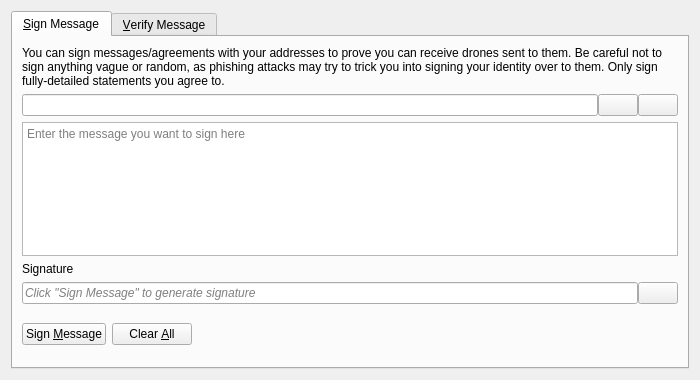
<?xml version="1.0" encoding="UTF-8"?>
<ui version="4.0">
 <class>SignVerifyMessageDialog</class>
 <widget class="QDialog" name="SignVerifyMessageDialog">
  <property name="geometry">
   <rect>
    <x>0</x>
    <y>0</y>
    <width>700</width>
    <height>380</height>
   </rect>
  </property>
  <property name="windowTitle">
   <string>Signatures - Sign / Verify a Message</string>
  </property>
  <property name="modal">
   <bool>true</bool>
  </property>
  <layout class="QVBoxLayout" name="verticalLayout">
   <item>
    <widget class="QTabWidget" name="tabWidget">
     <property name="currentIndex">
      <number>0</number>
     </property>
     <widget class="QWidget" name="tabSignMessage">
      <attribute name="title">
       <string>&amp;Sign Message</string>
      </attribute>
      <layout class="QVBoxLayout" name="verticalLayout_SM">
       <item>
        <widget class="QLabel" name="infoLabel_SM">
         <property name="text">
          <string>You can sign messages/agreements with your addresses to prove you can receive drones sent to them. Be careful not to sign anything vague or random, as phishing attacks may try to trick you into signing your identity over to them. Only sign fully-detailed statements you agree to.</string>
         </property>
         <property name="textFormat">
          <enum>Qt::PlainText</enum>
         </property>
         <property name="wordWrap">
          <bool>true</bool>
         </property>
        </widget>
       </item>
       <item>
        <layout class="QHBoxLayout" name="horizontalLayout_1_SM">
         <property name="spacing">
          <number>0</number>
         </property>
         <item>
          <widget class="QValidatedLineEdit" name="addressIn_SM">
           <property name="toolTip">
            <string>The Assimilation Coin address to sign the message with</string>
           </property>
          </widget>
         </item>
         <item>
          <widget class="QPushButton" name="addressBookButton_SM">
           <property name="toolTip">
            <string>Choose previously used address</string>
           </property>
           <property name="text">
            <string/>
           </property>
           <property name="icon">
            <iconset resource="../bitcoin.qrc">
             <normaloff>:/icons/address-book</normaloff>:/icons/address-book</iconset>
           </property>
           <property name="shortcut">
            <string>Alt+A</string>
           </property>
           <property name="autoDefault">
            <bool>false</bool>
           </property>
          </widget>
         </item>
         <item>
          <widget class="QPushButton" name="pasteButton_SM">
           <property name="toolTip">
            <string>Paste address from clipboard</string>
           </property>
           <property name="text">
            <string/>
           </property>
           <property name="icon">
            <iconset resource="../bitcoin.qrc">
             <normaloff>:/icons/editpaste</normaloff>:/icons/editpaste</iconset>
           </property>
           <property name="shortcut">
            <string>Alt+P</string>
           </property>
           <property name="autoDefault">
            <bool>false</bool>
           </property>
          </widget>
         </item>
        </layout>
       </item>
       <item>
        <widget class="QPlainTextEdit" name="messageIn_SM">
         <property name="toolTip">
          <string>Enter the message you want to sign here</string>
         </property>
         <property name="placeholderText">
          <string>Enter the message you want to sign here</string>
         </property>
        </widget>
       </item>
       <item>
        <widget class="QLabel" name="signatureLabel_SM">
         <property name="text">
          <string>Signature</string>
         </property>
         <property name="textFormat">
          <enum>Qt::PlainText</enum>
         </property>
        </widget>
       </item>
       <item>
        <layout class="QHBoxLayout" name="horizontalLayout_2_SM">
         <property name="spacing">
          <number>0</number>
         </property>
         <item>
          <widget class="QLineEdit" name="signatureOut_SM">
           <property name="placeholderText">
            <string>Click "Sign Message" to generate signature</string>
           </property>
           <property name="font">
            <font>
             <italic>true</italic>
            </font>
           </property>
           <property name="readOnly">
            <bool>true</bool>
           </property>
          </widget>
         </item>
         <item>
          <widget class="QPushButton" name="copySignatureButton_SM">
           <property name="toolTip">
            <string>Copy the current signature to the system clipboard</string>
           </property>
           <property name="text">
            <string/>
           </property>
           <property name="icon">
            <iconset resource="../bitcoin.qrc">
             <normaloff>:/icons/editcopy</normaloff>:/icons/editcopy</iconset>
           </property>
           <property name="autoDefault">
            <bool>false</bool>
           </property>
          </widget>
         </item>
        </layout>
       </item>
       <item>
        <layout class="QHBoxLayout" name="horizontalLayout_3_SM">
         <item>
          <widget class="QPushButton" name="signMessageButton_SM">
           <property name="toolTip">
            <string>Sign the message to prove you own this Assimilation Coin address</string>
           </property>
           <property name="text">
            <string>Sign &amp;Message</string>
           </property>
           <property name="icon">
            <iconset resource="../bitcoin.qrc">
             <normaloff>:/icons/edit</normaloff>:/icons/edit</iconset>
           </property>
           <property name="autoDefault">
            <bool>false</bool>
           </property>
          </widget>
         </item>
         <item>
          <widget class="QPushButton" name="clearButton_SM">
           <property name="toolTip">
            <string>Reset all sign message fields</string>
           </property>
           <property name="text">
            <string>Clear &amp;All</string>
           </property>
           <property name="icon">
            <iconset resource="../bitcoin.qrc">
             <normaloff>:/icons/remove</normaloff>:/icons/remove</iconset>
           </property>
           <property name="autoDefault">
            <bool>false</bool>
           </property>
          </widget>
         </item>
         <item>
          <spacer name="horizontalSpacer_1_SM">
           <property name="orientation">
            <enum>Qt::Horizontal</enum>
           </property>
           <property name="sizeHint" stdset="0">
            <size>
             <width>40</width>
             <height>48</height>
            </size>
           </property>
          </spacer>
         </item>
         <item>
          <widget class="QLabel" name="statusLabel_SM">
           <property name="font">
            <font>
             <weight>75</weight>
             <bold>true</bold>
            </font>
           </property>
           <property name="text">
            <string/>
           </property>
           <property name="wordWrap">
            <bool>true</bool>
           </property>
          </widget>
         </item>
         <item>
          <spacer name="horizontalSpacer_2_SM">
           <property name="orientation">
            <enum>Qt::Horizontal</enum>
           </property>
           <property name="sizeHint" stdset="0">
            <size>
             <width>40</width>
             <height>48</height>
            </size>
           </property>
          </spacer>
         </item>
        </layout>
       </item>
      </layout>
     </widget>
     <widget class="QWidget" name="tabVerifyMessage">
      <attribute name="title">
       <string>&amp;Verify Message</string>
      </attribute>
      <layout class="QVBoxLayout" name="verticalLayout_VM">
       <item>
        <widget class="QLabel" name="infoLabel_VM">
         <property name="text">
          <string>Enter the receiver's address, message (ensure you copy line breaks, spaces, tabs, etc. exactly) and signature below to verify the message. Be careful not to read more into the signature than what is in the signed message itself, to avoid being tricked by a man-in-the-middle attack. Note that this only proves the signing party receives with the address, it cannot prove sendership of any transaction!</string>
         </property>
         <property name="textFormat">
          <enum>Qt::PlainText</enum>
         </property>
         <property name="alignment">
          <set>Qt::AlignLeading|Qt::AlignLeft|Qt::AlignTop</set>
         </property>
         <property name="wordWrap">
          <bool>true</bool>
         </property>
        </widget>
       </item>
       <item>
        <layout class="QHBoxLayout" name="horizontalLayout_1_VM">
         <property name="spacing">
          <number>0</number>
         </property>
         <item>
          <widget class="QValidatedLineEdit" name="addressIn_VM">
           <property name="toolTip">
            <string>The Assimilation Coin address the message was signed with</string>
           </property>
          </widget>
         </item>
         <item>
          <widget class="QPushButton" name="addressBookButton_VM">
           <property name="toolTip">
            <string>Choose previously used address</string>
           </property>
           <property name="text">
            <string/>
           </property>
           <property name="icon">
            <iconset resource="../bitcoin.qrc">
             <normaloff>:/icons/address-book</normaloff>:/icons/address-book</iconset>
           </property>
           <property name="shortcut">
            <string>Alt+A</string>
           </property>
           <property name="autoDefault">
            <bool>false</bool>
           </property>
          </widget>
         </item>
        </layout>
       </item>
       <item>
        <widget class="QPlainTextEdit" name="messageIn_VM">
          <property name="toolTip">
            <string>The signed message to verify</string>
          </property>
          <property name="placeholderText">
            <string>The signed message to verify</string>
          </property>
        </widget>
       </item>
       <item>
        <widget class="QValidatedLineEdit" name="signatureIn_VM">
          <property name="toolTip">
            <string>The signature given when the message was signed</string>
          </property>
          <property name="placeholderText">
            <string>The signature given when the message was signed</string>
          </property>
        </widget>
       </item>
       <item>
        <layout class="QHBoxLayout" name="horizontalLayout_2_VM">
         <item>
          <widget class="QPushButton" name="verifyMessageButton_VM">
           <property name="toolTip">
            <string>Verify the message to ensure it was signed with the specified Assimilation Coin address</string>
           </property>
           <property name="text">
            <string>Verify &amp;Message</string>
           </property>
           <property name="icon">
            <iconset resource="../bitcoin.qrc">
             <normaloff>:/icons/transaction_0</normaloff>:/icons/transaction_0</iconset>
           </property>
           <property name="autoDefault">
            <bool>false</bool>
           </property>
          </widget>
         </item>
         <item>
          <widget class="QPushButton" name="clearButton_VM">
           <property name="toolTip">
            <string>Reset all verify message fields</string>
           </property>
           <property name="text">
            <string>Clear &amp;All</string>
           </property>
           <property name="icon">
            <iconset resource="../bitcoin.qrc">
             <normaloff>:/icons/remove</normaloff>:/icons/remove</iconset>
           </property>
           <property name="autoDefault">
            <bool>false</bool>
           </property>
          </widget>
         </item>
         <item>
          <spacer name="horizontalSpacer_1_VM">
           <property name="orientation">
            <enum>Qt::Horizontal</enum>
           </property>
           <property name="sizeHint" stdset="0">
            <size>
             <width>40</width>
             <height>48</height>
            </size>
           </property>
          </spacer>
         </item>
         <item>
          <widget class="QLabel" name="statusLabel_VM">
           <property name="font">
            <font>
             <weight>75</weight>
             <bold>true</bold>
            </font>
           </property>
           <property name="text">
            <string/>
           </property>
           <property name="wordWrap">
            <bool>true</bool>
           </property>
          </widget>
         </item>
         <item>
          <spacer name="horizontalSpacer_2_VM">
           <property name="orientation">
            <enum>Qt::Horizontal</enum>
           </property>
           <property name="sizeHint" stdset="0">
            <size>
             <width>40</width>
             <height>48</height>
            </size>
           </property>
          </spacer>
         </item>
        </layout>
       </item>
      </layout>
     </widget>
    </widget>
   </item>
  </layout>
 </widget>
 <customwidgets>
  <customwidget>
   <class>QValidatedLineEdit</class>
   <extends>QLineEdit</extends>
   <header>qt/qvalidatedlineedit.h</header>
  </customwidget>
 </customwidgets>
 <resources>
  <include location="../bitcoin.qrc"/>
 </resources>
 <connections/>
</ui>
